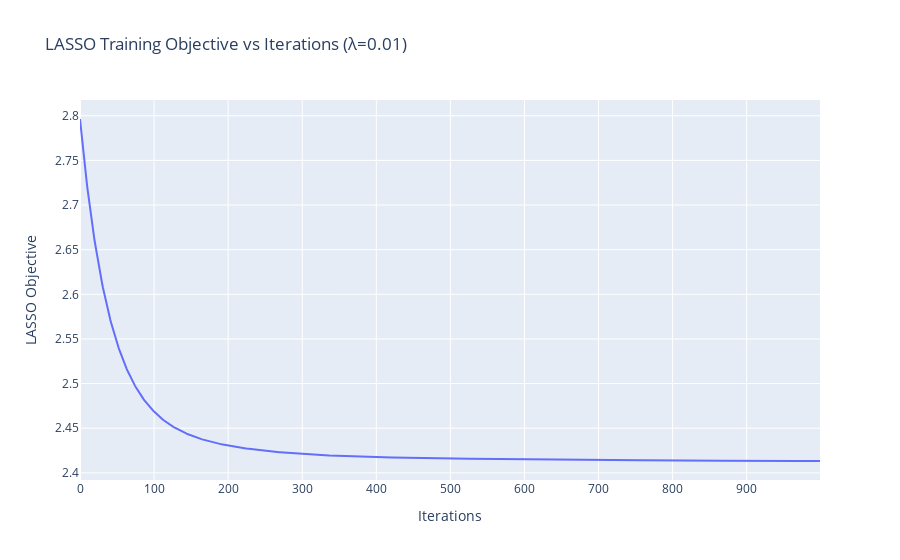

This figure's notebook cell:
### Code cell
# For λ = 0.01 Convergence plot for LASSO training objective Vs iterations using plotly

lam = 0.01
n, d = X.shape
w = np.zeros((d,1))
iters = 1000
objectives = []
for it in range(iters):
    grad = (1/n) * (X.T @ (X@w - y))
    w = soft_thresholding(w - 0.01*grad, 0.01*lam)
    
    residual = y - X @ w
    lasso_obj = (1/(2*n)) * np.sum(residual**2) + lam * np.sum(np.abs(w))
    objectives.append(lasso_obj)
fig = px.line(x=list(range(iters)), y=objectives, labels={'x':'Iterations', 'y':'LASSO Objective'}, 
              title='LASSO Training Objective vs Iterations (λ=0.01)')
fig.show()

### Figure 1 — Plotly figure (JSON) as saved in the notebook; plotly's stock layout.template omitted (floating-point values rounded to 4 significant figures; data arrays with more than 128 entries replaced by an {"elided": "..."} marker saying what was removed)
{"data": [{"hovertemplate": "Iterations=%{x}<br>LASSO Objective=%{y}<extra></extra>", "legendgroup": "", "line": {"color": "#636efa", "dash": "solid"}, "marker": {"symbol": "circle"}, "mode": "lines", "name": "", "orientation": "v", "showlegend": false, "type": "scatter", "x": {"elided": "1000 int values"}, "xaxis": "x", "y": {"elided": "1000 float values"}, "yaxis": "y"}], "layout": {"legend": {"tracegroupgap": 0}, "title": {"text": "LASSO Training Objective vs Iterations (λ=0.01)"}, "xaxis": {"anchor": "y", "domain": [0, 1], "title": {"text": "Iterations"}}, "yaxis": {"anchor": "x", "domain": [0, 1], "title": {"text": "LASSO Objective"}}}}
